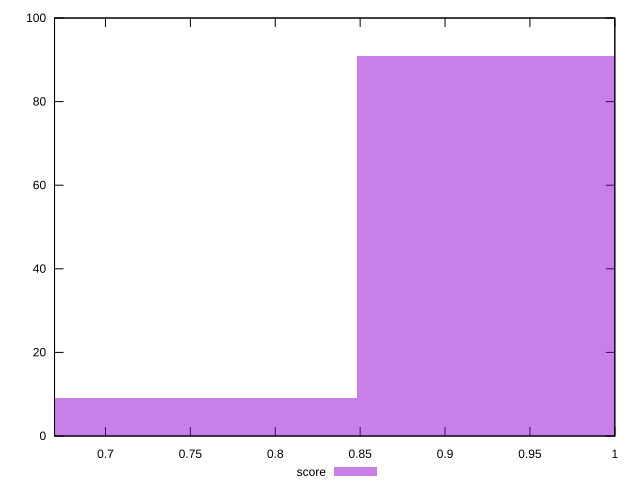

The gnuplot source for this figure:
reset

$score <<EOF
0.942097230948189 91
0.7536777847585512 9
EOF

set key outside below
set boxwidth 0.1884194461896378
set xrange [0.67:1]
set yrange [0:100]
set trange [0:100]
set style fill transparent solid 0.5 noborder
set terminal svg size 640, 490 enhanced background rgb 'white'
set output "report_00025_2021-02-22T21:38:55.199Z/unminified-css/samples/pages/score/histogram.svg"

plot $score title "score" with boxes

reset
